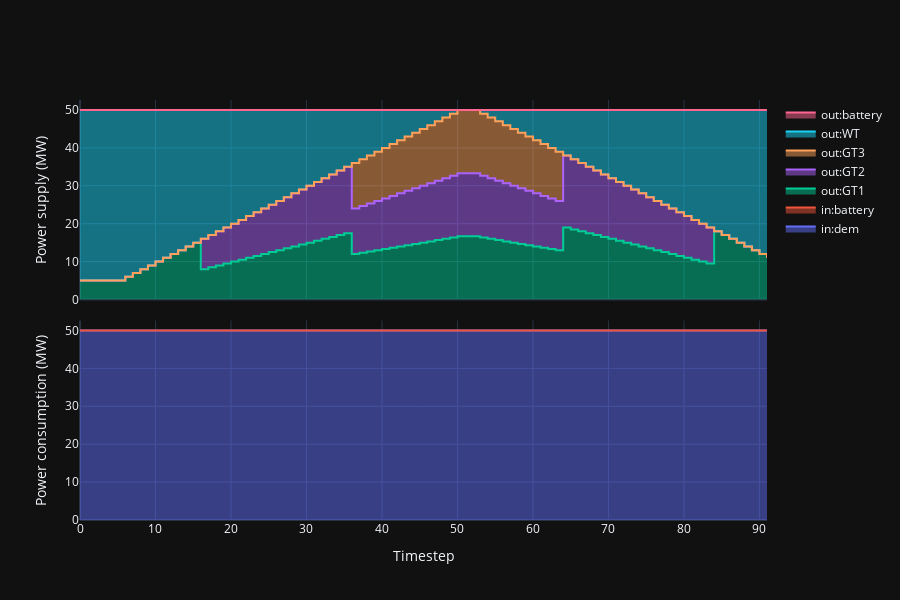

The notebook cell this image was saved under:
### Code cell
plots.plot_sum_power_mix(res,optimisation_model=simulator.optimiser,carrier="el").show()
